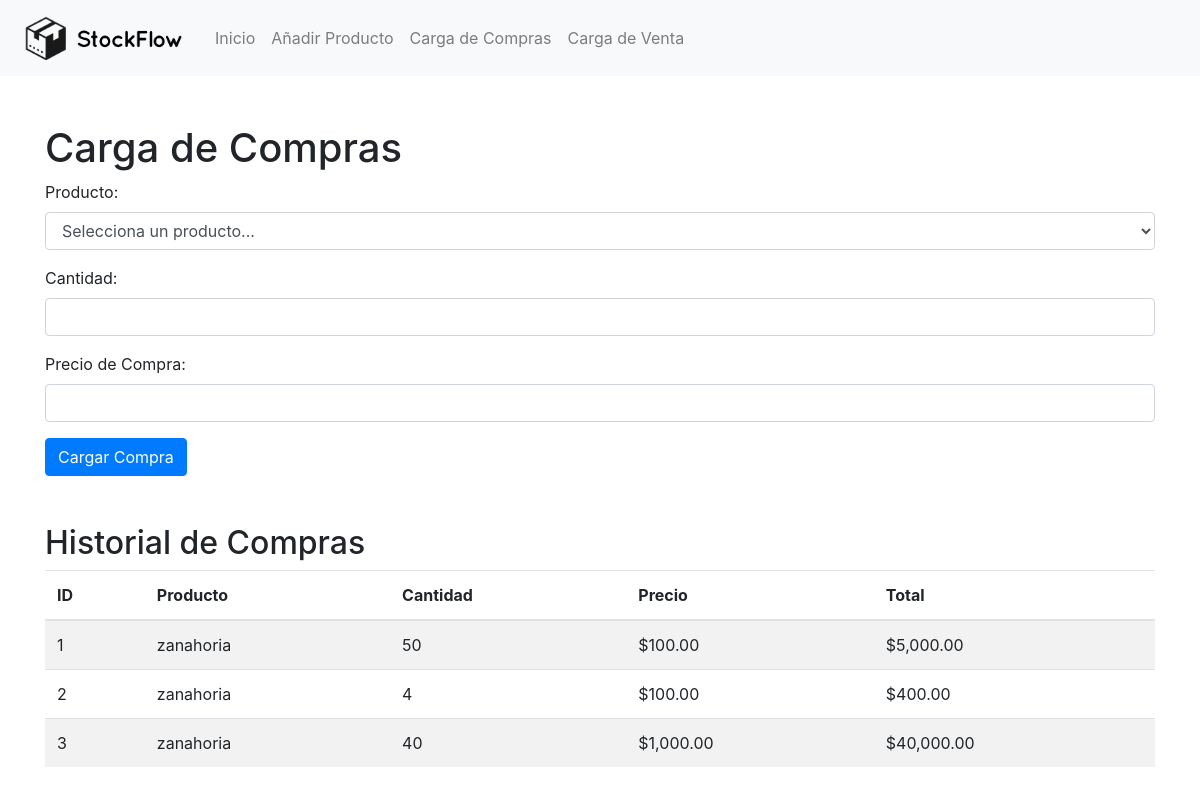
Page /carga_compras on the earlier database version.
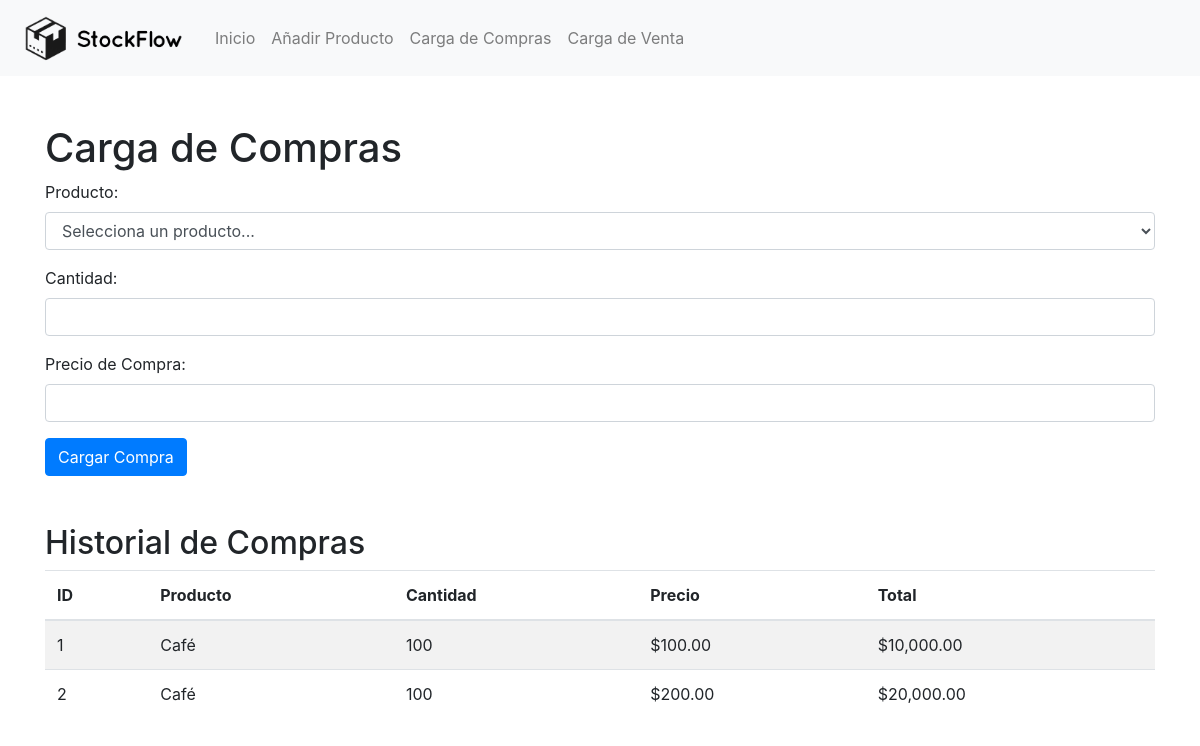
Same page on the later database version.
### tables this page shows
CREATE TABLE compras (
        id INTEGER PRIMARY KEY AUTOINCREMENT,
        producto_id INTEGER,
        producto_nombre TEXT,
        cantidad INTEGER,
        precio REAL,
        total REAL
    );

### app.py (the view, shortened to what this page needs)
@app.route('/carga_compras', methods=['GET', 'POST'])
def carga_compras():
    productos = get_productos()
    compras = get_compras()
    return render_template('carga_compras.html', productos=productos, compras=compras)

### app.py (called while the page is built)
def get_db():
    if 'db' not in g:
        g.db = sqlite3.connect('inventario.db')
        g.db.row_factory = sqlite3.Row
    return g.db

def get_productos():
    db = get_db()
    c = db.cursor()
    c.execute("SELECT * FROM productos")
    rows = c.fetchall()
    productos = [dict(row) for row in rows]
    return productos

def get_compras():
    db = get_db()
    c = db.cursor()
    c.execute("SELECT * FROM compras")
    rows = c.fetchall()
    compras = [dict(row) for row in rows]
    return compras

### templates/carga_compras.html (shortened to what this page needs)
{% extends "base.html" %}
{% block content %}
    <h1 class="mt-5">Carga de Compras</h1>
    <form method="post" action="{{ url_for('carga_compras') }}">
        <div class="form-group">
            <label for="producto">Producto:</label>
            <select class="form-control" id="producto-select2" name="producto">
                <option value="" disabled selected>Selecciona un producto...</option>
            </select>
        </div>
        <div class="form-group">
            <label for="cantidad">Cantidad:</label>
            <input type="number" class="form-control" id="cantidad" name="cantidad" required>
        </div>
        <div class="form-group">
            <label for="precio">Precio de Compra:</label>
            <input type="number" step="0.01" class="form-control" id="precio" name="precio" required>
        </div>
        <button type="submit" class="btn btn-primary">Cargar Compra</button>
    </form>
    <h2 class="mt-5">Historial de Compras</h2>
    <table class="table table-striped">
        <thead>
            <tr>
                <th>ID</th>
                <th>Producto</th>
                <th>Cantidad</th>
                <th>Precio</th>
                <th>Total</th>
            </tr>
        </thead>
        <tbody>
            {% for compra in compras %}
            <tr>
                <td>{{ compra['id'] }}</td>
                <td>{{ compra['producto_nombre'] }}</td>
                <td>{{ compra['cantidad'] }}</td>
                <td>${{ "{:,.2f}".format(compra['precio']) }}</td>
                <td>${{ "{:,.2f}".format(compra['total']) }}</td>
            </tr>
            {% endfor %}
        </tbody>
    </table>
    <link href="https://cdn.jsdelivr.net/npm/select2@4.1.0/dist/css/select2.min.css" rel="stylesheet" />
{% endblock %}

### templates/base.html (shortened to what this page needs)
<!DOCTYPE html>
<html lang="en">
<head>
    <link rel="stylesheet" href="https://maxcdn.bootstrapcdn.com/bootstrap/4.0.0/css/bootstrap.min.css">
</head>
<body>
    <nav class="navbar navbar-expand-lg navbar-light bg-light">
        <a class="navbar-brand" href="{{ url_for('index') }}">
            <img src="{{ url_for('static', filename='images/logo.png') }}" width="175" height="50" alt="">
        </a>
        <div class="collapse navbar-collapse" id="navbarNav">
            <ul class="navbar-nav">
                <li class="nav-item">
                    <a class="nav-link" href="{{ url_for('index') }}">Inicio</a>
                </li>
                <li class="nav-item">
                    <a class="nav-link" href="{{ url_for('add_product') }}">Añadir Producto</a>
                </li>
                <li class="nav-item">
                    <a class="nav-link" href="{{ url_for('carga_compras') }}">Carga de Compras</a>
                </li>
                <li class="nav-item">
                    <a class="nav-link" href="{{ url_for('carga_venta') }}">Carga de Venta</a>
                </li>
            </ul>
        </div>
    </nav>
    <div class="container mt-4">
        {% block content %}{% endblock %}
    </div>
</body>
</html>

Differences in the rows shown:
removed compras: id "3", producto_nombre "zanahoria", cantidad "40", precio "1,000.00", total "40,000.00"
changed compras id 1: producto_nombre "zanahoria" → "Café"; cantidad "50" → "100"; total "5,000.00" → "10,000.00"
changed compras id 2: producto_nombre "zanahoria" → "Café"; cantidad "4" → "100"; precio "100.00" → "200.00"; total "400.00" → "20,000.00"
